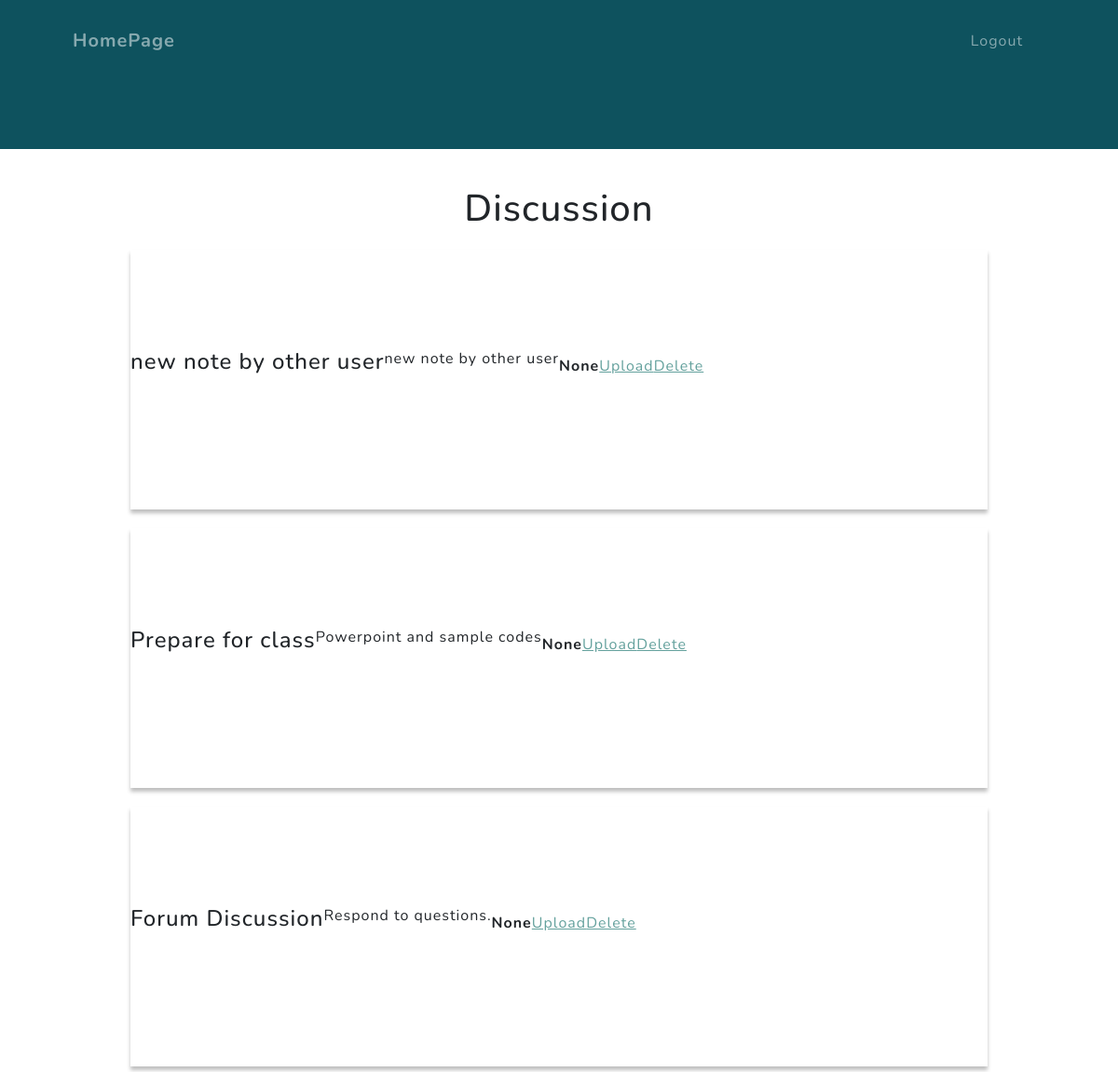
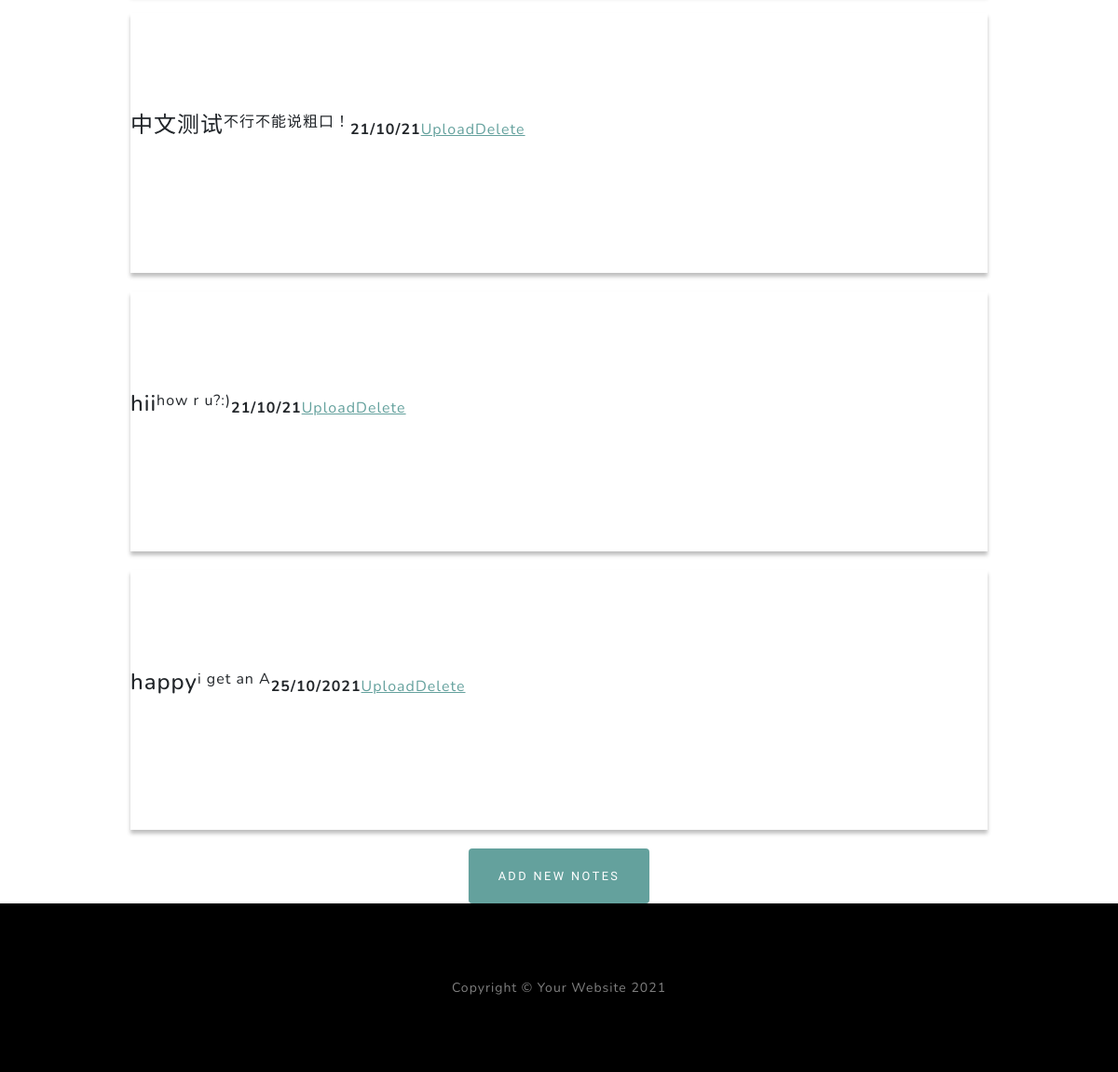
Page /discussion on the earlier database version (2 pictures, top to bottom).
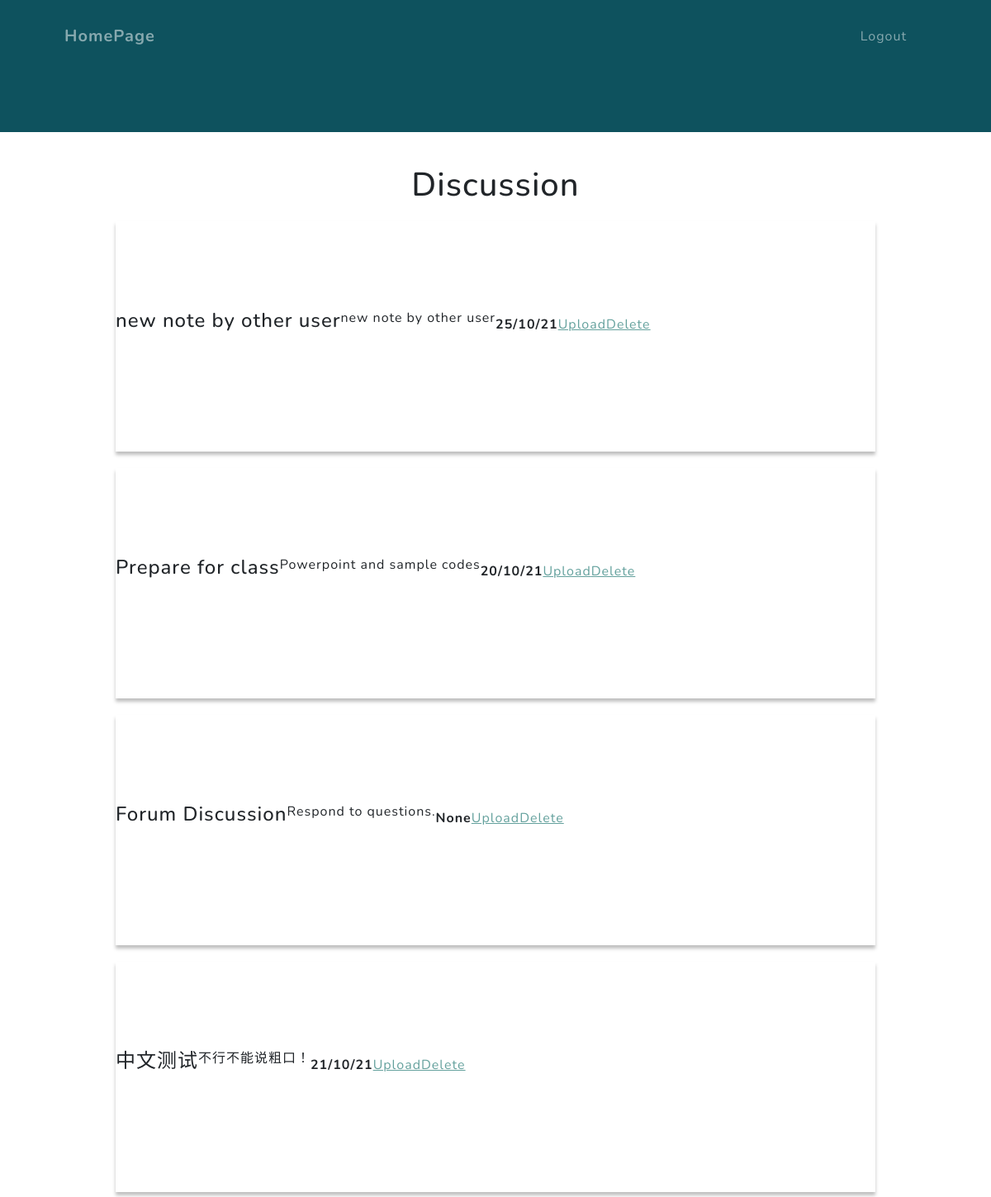
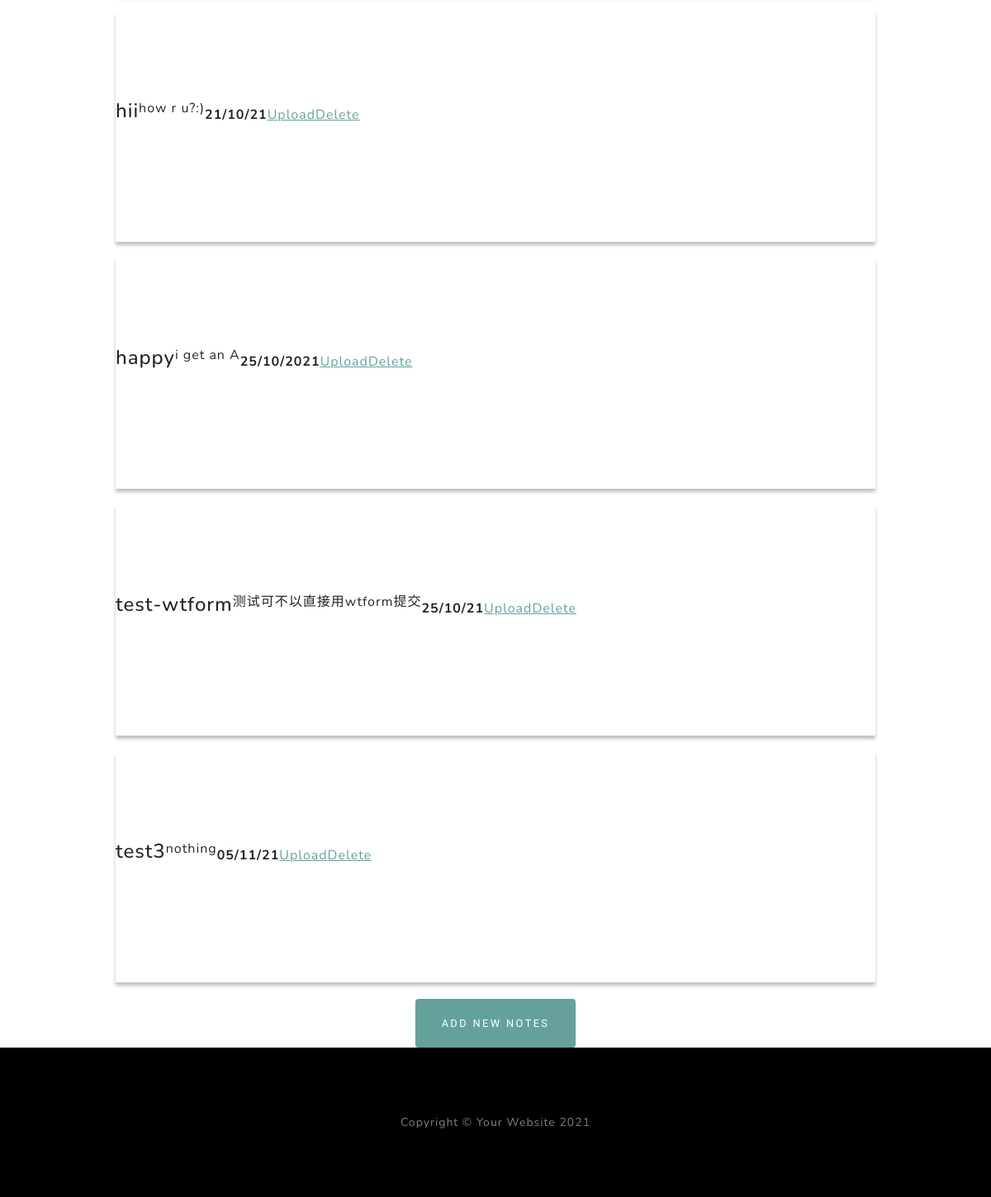
Same page on the later database version (2 pictures, top to bottom).
### app.py (models this page shows)
class Note(db.Model):#笔记类
    id = db.Column(db.Integer, primary_key=True)
    title = db.Column(db.String(25))
    note_body = db.Column(db.Text)
    note_writer = db.Column(db.Integer, db.ForeignKey('user.id'), nullable=False)
    exp_date = db.Column(db.String)

### app.py (the view)
@app.route('/discussion', methods=['GET','POST'])
def discussion():
    notes = Note.query.all()
    return render_template('discussion.html', notes=notes, title='Discussion')

### templates/discussion.html (shortened to what this page needs)
{% extends "base.html" %}
{% block nav %}
  <nav class="navbar navbar-expand-lg navbar-light fixed-top" id="mainNav">
    <div class="container px-4 px-lg-5">
        <a class="navbar-brand" href="{{url_for('index')}}">HomePage</a>
        <div class="collapse navbar-collapse" id="navbarResponsive">
            <ul class="navbar-nav ms-auto">
                <li class="nav-item"><a class="nav-link" href="{{url_for('logout')}}">Logout</a></li>
            </ul>
        </div>
    </div>
  </nav>
{% endblock %}
{% block content %}
    <h1>{{title}}</h1>
    <center>
        {% if notes|length < 1 %}
            <h4 id="reminder">尚未创建表格，请点击下方按钮创建</h4>
        {% else %}
          {% for note in notes %}
            <div class="comment">
              <h4>{{note.title}}</h4>
              <br>
              <p>{{note.note_body}}</p>
              <br>
              <b>{{note.exp_date}}</b>
              <br>
              <a href="{{url_for('upload_note', note_id=note.id)}}">Upload</a>
              <a href="{{url_for('delete_note', note_id=note.id)}}">Delete</a>
            </div>
          {% endfor %}
        {% endif %}
        <div class="text-center">
            <a class="btn btn-primary" id="add_note" href="{{url_for('new_note')}}">Add New Notes</a>
        </div>
    </center>
{% endblock %}

Differences in the rows shown:
changed Note "new note by other user": exp_date "None" → "25/10/21"
changed Note "Prepare for class": exp_date "None" → "20/10/21"
added Note: title "test-wtform", note_body "测试可不以直接用wtform提交", exp_date "25/10/21"
added Note: title "test3", note_body "nothing", exp_date "05/11/21"
